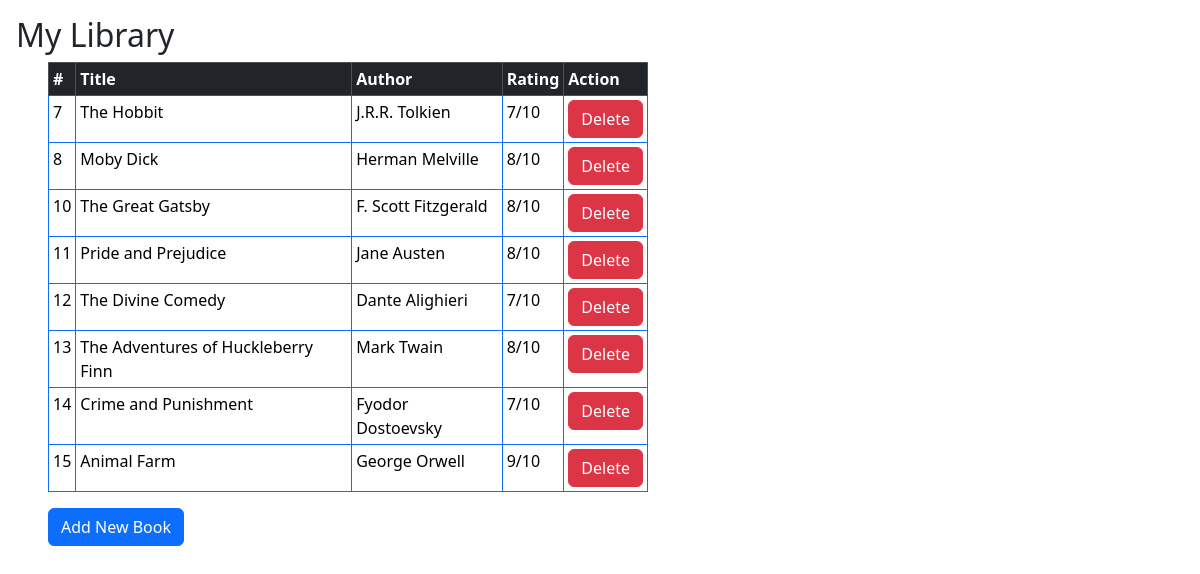
/books, run on the app's committed database.
### book_model.py (models this page shows)
class Book(db.Model):
    id: Mapped[int] = mapped_column(Integer, primary_key=True)
    title: Mapped[str] = mapped_column(String, unique=True)
    author: Mapped[str] = mapped_column(String)
    rating: Mapped[int] = mapped_column(Integer)

### main.py (the view)
@app.route("/books")
def index():
    books = db.session.query(Book).all()
    return render_template("home.html", books=books)

### templates/home.html (shortened to what this page needs)
<!DOCTYPE html>
{% extends 'index.html' %}
{% block style%}
{{bootstrap.load_css()}}
<link rel="stylesheet" href="{{url_for('static', filename='flash.css')}}">
{% endblock %}
{% block content %}
<h2 class="ms-3 mt-3">My Library</h2>
<table class="table table-bordered border-primary ms-5 table-sm" style="width: 50%;">
  <thead class="table-dark" >
    <tr >
      <th scope="col">#</th>
      <th  scope="col">Title</th>
      <th scope="col">Author</th>
      <th scope="col">Rating</th>
      <th scope="col">Action</th>
    </tr>
  </thead>
{% for book in books %}
 <tbody  >
    <tr class="bg-info">
      <td class="col">{{book.id}}</td>
      <td class="col ">{{book.title}}</td>
      <td class="col ">{{book.author}}</td>
      <td class="col ">{{book.rating}}/10</td>
      <td class="col"><a class="btn btn-danger" href="{{url_for('delete_book' ,id=book.id)}}">Delete</a></td>
    </tr>
</tbody>
{% endfor %}
</table>
<a href="{{url_for('create_book')}}" class="btn btn-primary  ms-5 mb-5">Add New Book</a>
{% endblock%}

### templates/index.html (shortened to what this page needs)
<!DOCTYPE html>
<html lang="en">
<head>
    {% block head %}
        {% block style %}{% endblock %}
    {% endblock %}
</head>
<body>
    {% block content %}
    {% endblock %}
</body>
</html>

### data on the page
Book: id "7", title "The Hobbit", author "J.R.R. Tolkien", rating "7"
Book: id "8", title "Moby Dick", author "Herman Melville", rating "8"
Book: id "10", title "The Great Gatsby", author "F. Scott Fitzgerald", rating "8"
Book: id "11", title "Pride and Prejudice", author "Jane Austen", rating "8"
Book: id "12", title "The Divine Comedy", author "Dante Alighieri", rating "7"
Book: id "13", title "The Adventures of Huckleberry Finn", author "Mark Twain", rating "8"
Book: id "14", title "Crime and Punishment", author "Fyodor Dostoevsky", rating "7"
Book: id "15", title "Animal Farm", author "George Orwell", rating "9"
